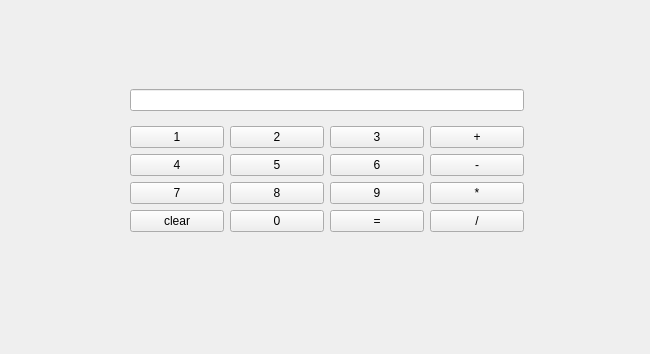
<?xml version="1.0" encoding="UTF-8"?>
<ui version="4.0">
 <class>Widget</class>
 <widget class="QWidget" name="Widget">
  <property name="geometry">
   <rect>
    <x>0</x>
    <y>0</y>
    <width>650</width>
    <height>354</height>
   </rect>
  </property>
  <property name="windowTitle">
   <string>Widget</string>
  </property>
  <widget class="QWidget" name="layoutWidget">
   <property name="geometry">
    <rect>
     <x>130</x>
     <y>80</y>
     <width>394</width>
     <height>161</height>
    </rect>
   </property>
   <layout class="QVBoxLayout" name="verticalLayout">
    <item>
     <widget class="QLineEdit" name="ResEdit"/>
    </item>
    <item>
     <layout class="QGridLayout" name="gridLayout">
      <item row="0" column="0">
       <widget class="QPushButton" name="ButtonNum1">
        <property name="text">
         <string>1</string>
        </property>
       </widget>
      </item>
      <item row="0" column="1">
       <widget class="QPushButton" name="ButtonNum2">
        <property name="text">
         <string>2</string>
        </property>
       </widget>
      </item>
      <item row="0" column="2">
       <widget class="QPushButton" name="ButtonNum3">
        <property name="text">
         <string>3</string>
        </property>
       </widget>
      </item>
      <item row="0" column="3">
       <widget class="QPushButton" name="addButton">
        <property name="text">
         <string>+</string>
        </property>
       </widget>
      </item>
      <item row="1" column="0">
       <widget class="QPushButton" name="ButtonNum4">
        <property name="text">
         <string>4</string>
        </property>
       </widget>
      </item>
      <item row="1" column="1">
       <widget class="QPushButton" name="ButtonNum5">
        <property name="text">
         <string>5</string>
        </property>
       </widget>
      </item>
      <item row="1" column="2">
       <widget class="QPushButton" name="ButtonNum6">
        <property name="text">
         <string>6</string>
        </property>
       </widget>
      </item>
      <item row="1" column="3">
       <widget class="QPushButton" name="subButton">
        <property name="text">
         <string>-</string>
        </property>
       </widget>
      </item>
      <item row="2" column="0">
       <widget class="QPushButton" name="ButtonNum7">
        <property name="text">
         <string>7</string>
        </property>
       </widget>
      </item>
      <item row="2" column="1">
       <widget class="QPushButton" name="ButtonNum8">
        <property name="text">
         <string>8</string>
        </property>
       </widget>
      </item>
      <item row="2" column="2">
       <widget class="QPushButton" name="ButtonNum9">
        <property name="text">
         <string>9</string>
        </property>
       </widget>
      </item>
      <item row="2" column="3">
       <widget class="QPushButton" name="mulButton">
        <property name="text">
         <string>*</string>
        </property>
       </widget>
      </item>
      <item row="3" column="0">
       <widget class="QPushButton" name="clearButton">
        <property name="text">
         <string>clear</string>
        </property>
       </widget>
      </item>
      <item row="3" column="1">
       <widget class="QPushButton" name="ButtonNum0">
        <property name="text">
         <string>0</string>
        </property>
       </widget>
      </item>
      <item row="3" column="2">
       <widget class="QPushButton" name="eqlButton">
        <property name="text">
         <string>=</string>
        </property>
       </widget>
      </item>
      <item row="3" column="3">
       <widget class="QPushButton" name="divButton">
        <property name="text">
         <string>/</string>
        </property>
       </widget>
      </item>
     </layout>
    </item>
   </layout>
  </widget>
 </widget>
 <resources/>
 <connections/>
</ui>
